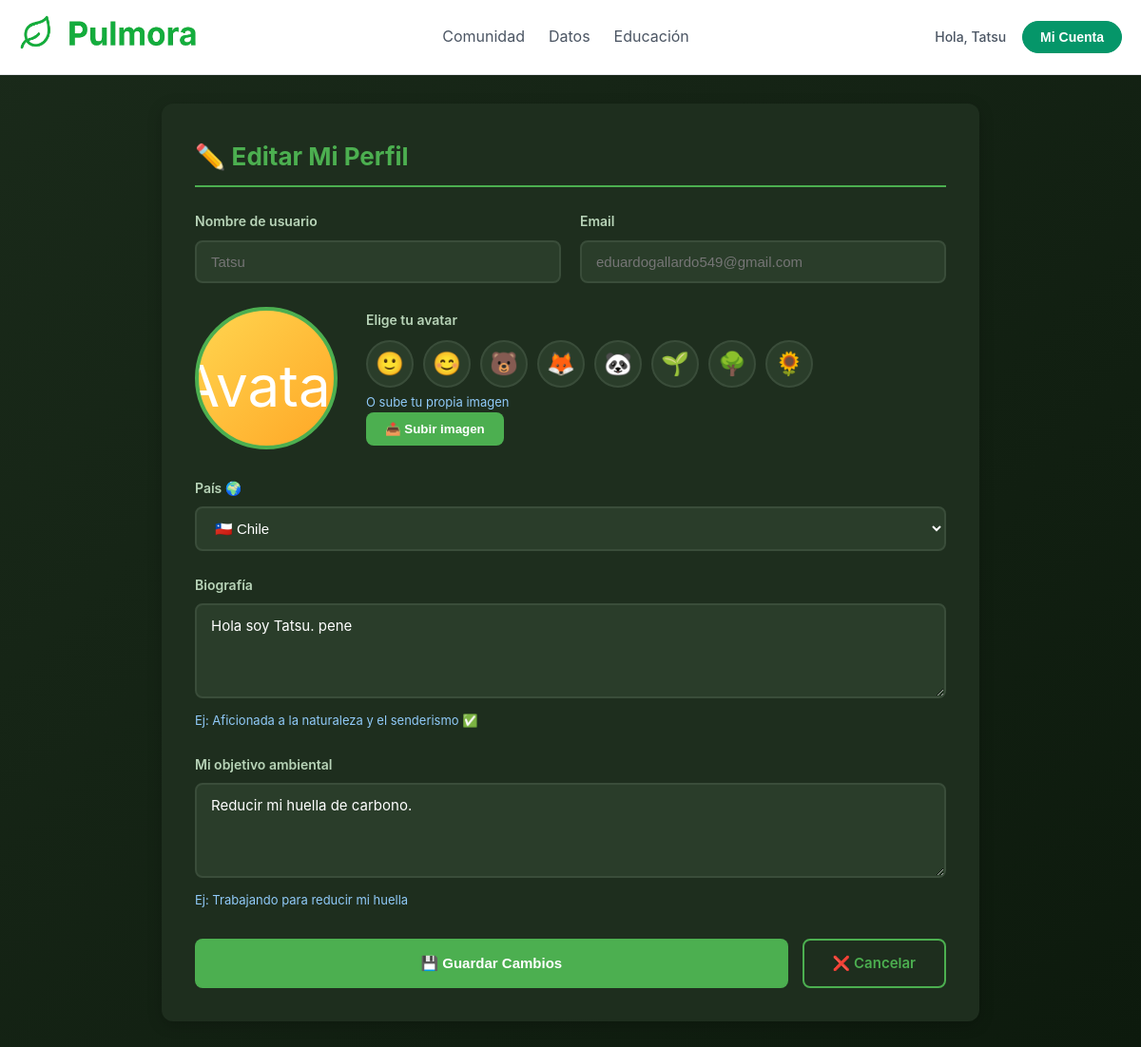
Page /edit_account (signed in) on the earlier database version.
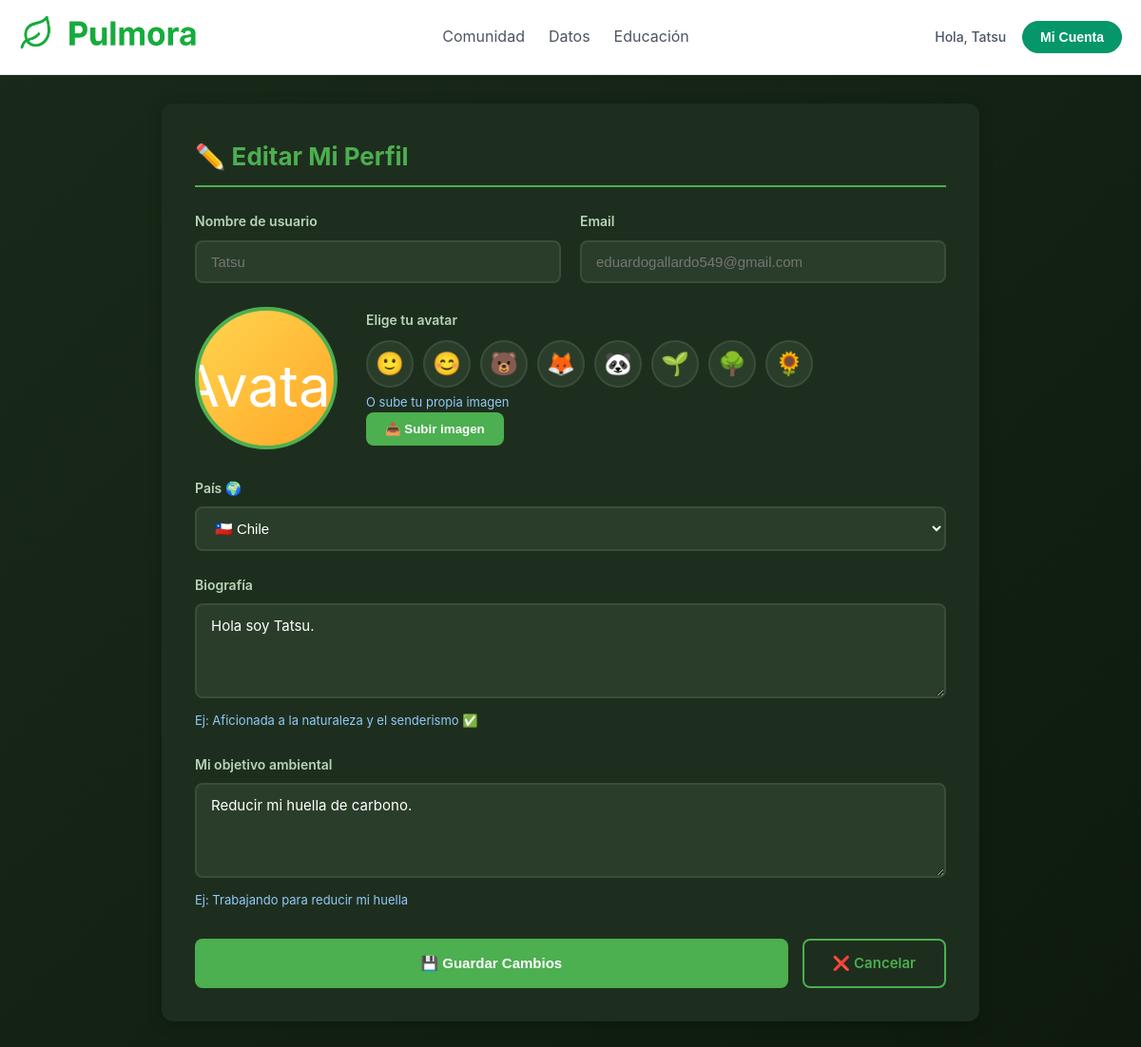
Same page on the later database version.
### Pulmora_Maps/models.py (models this page shows, shortened)
class UserProfile(models.Model):
    user = models.OneToOneField(User, on_delete=models.CASCADE, related_name='profile')
    avatar = models.TextField(blank=True, null=True)
    bio = models.TextField(blank=True, null=True, max_length=500)
    pais = models.CharField(max_length=2, blank=True, null=True)
    objetivo = models.TextField(blank=True, null=True, max_length=200)
    class Meta:
        db_table = "perfiles_usuario"
        verbose_name_plural = "Perfiles de Usuario"

### Pulmora_Maps/views.py (the view)
# urls.py: path('edit_account', views.edit_account, name="edit_account"),
@login_required
def edit_account(request):
    profile, created = UserProfile.objects.get_or_create(user=request.user)
    context = {
        'user': request.user,
        'profile': profile,
    }
    return render(request, 'pulmora/edit_account.html', context)

### Pulmora_Maps/templates/pulmora/edit_account.html (shortened to what the changed rows need)
{% load static %}
<!DOCTYPE html>
<html lang="es">
<head>
    <link rel="stylesheet" href="{% static 'css/edit_account.css' %}">
</head>
<body>
    <div class="profile-container">
        <div class="card">
            <h2 class="card-title">✏️ Editar Mi Perfil</h2>
            <form id="profileForm">
                <div class="form-group">
                    <label for="pais">País 🌍</label>
                    <select id="pais">
                        <option value="CL" {% if profile.pais == 'CL' %}selected{% endif %}>🇨🇱 Chile</option>
                    </select>
                </div>
                <div class="form-group">
                    <label for="bio">Biografía</label>
                    <textarea id="bio" placeholder="Cuéntanos sobre ti y tu compromiso con el medio ambiente...">{{ profile.bio|default:'' }}</textarea>
                    <p class="info-text">Ej: Aficionada a la naturaleza y el senderismo ✅</p>
                </div>
                <div class="form-group">
                    <label for="objetivo">Mi objetivo ambiental</label>
                    <textarea id="objetivo" placeholder="¿Qué quieres lograr?">{{ profile.objetivo|default:'' }}</textarea>
                    <p class="info-text">Ej: Trabajando para reducir mi huella</p>
                </div>
            </form>
        </div>
    </div>
</body>
</html>

Differences in the rows shown:
changed UserProfile "🇨🇱 Chile": bio "Hola soy Tatsu. pene" → "Hola soy Tatsu."
